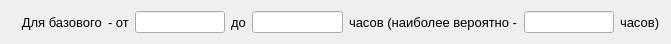
   <widget class="QWidget" name="layoutWidget">
    <property name="geometry">
     <rect>
      <x>11</x>
      <y>240</y>
      <width>671</width>
      <height>24</height>
     </rect>
    </property>
    <layout class="QHBoxLayout" name="horizontalLayout">
     <item>
      <widget class="QLabel" name="label_15">
       <property name="font">
        <font>
         <pointsize>10</pointsize>
        </font>
       </property>
       <property name="text">
        <string>   Для базового</string>
       </property>
      </widget>
     </item>
     <item>
      <widget class="QLabel" name="label_4">
       <property name="font">
        <font>
         <pointsize>10</pointsize>
        </font>
       </property>
       <property name="text">
        <string>- от</string>
       </property>
      </widget>
     </item>
     <item>
      <widget class="QLineEdit" name="O1"/>
     </item>
     <item>
      <widget class="QLabel" name="label_43">
       <property name="font">
        <font>
         <pointsize>10</pointsize>
        </font>
       </property>
       <property name="text">
        <string>до</string>
       </property>
      </widget>
     </item>
     <item>
      <widget class="QLineEdit" name="P1"/>
     </item>
     <item>
      <widget class="QLabel" name="label_44">
       <property name="font">
        <font>
         <pointsize>10</pointsize>
        </font>
       </property>
       <property name="text">
        <string>часов (наиболее вероятно -</string>
       </property>
      </widget>
     </item>
     <item>
      <widget class="QLineEdit" name="M1"/>
     </item>
     <item>
      <widget class="QLabel" name="label_54">
       <property name="font">
        <font>
         <pointsize>10</pointsize>
        </font>
       </property>
       <property name="text">
        <string>часов)</string>
       </property>
      </widget>
     </item>
    </layout>
   </widget>
